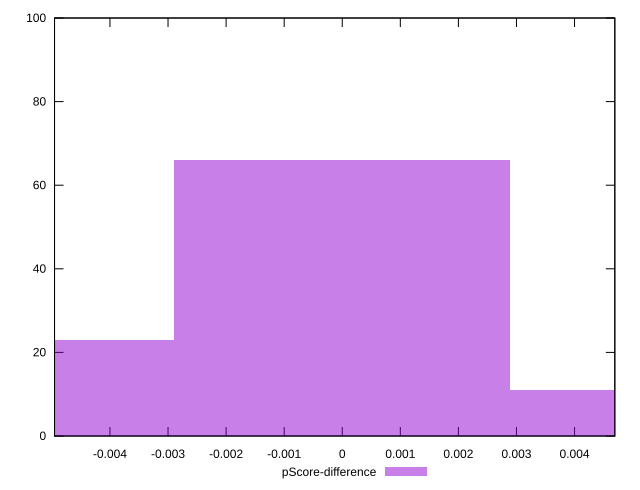

This chart was generated by the following gnuplot code:
reset

$pScoreDifference <<EOF
0 66
-0.00579419005635649 23
0.00579419005635649 11
EOF

set key outside below
set boxwidth 0.00579419005635649
set xrange [-0.004954404027099013:0.004693680011567003]
set yrange [0:100]
set trange [0:100]
set style fill transparent solid 0.5 noborder
set terminal svg size 640, 490 enhanced background rgb 'white'
set output "report_00011_2021-02-09T10:53:21.242Z/total-blocking-time/samples/pages+cached+noadtech/pScore-difference/histogram.svg"

plot $pScoreDifference title "pScore-difference" with boxes

reset
